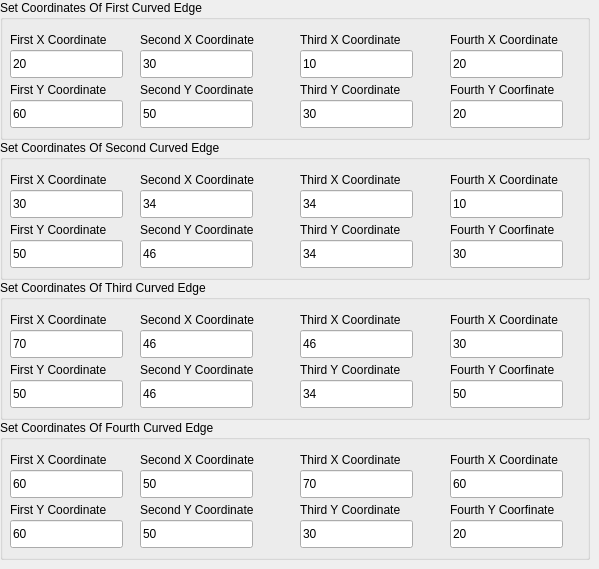
     <widget class="QWidget" name="Tensor_Coons_Patch_Page">
      <widget class="QGroupBox" name="groupBox_21">
       <property name="geometry">
        <rect>
         <x>0</x>
         <y>0</y>
         <width>590</width>
         <height>140</height>
        </rect>
       </property>
       <property name="title">
        <string>Set Coordinates Of First Curved Edge</string>
       </property>
       <widget class="QLabel" name="label_82">
        <property name="geometry">
         <rect>
          <x>10</x>
          <y>30</y>
          <width>118</width>
          <height>20</height>
         </rect>
        </property>
        <property name="text">
         <string>First X Coordinate</string>
        </property>
       </widget>
       <widget class="QLabel" name="label_83">
        <property name="geometry">
         <rect>
          <x>10</x>
          <y>80</y>
          <width>117</width>
          <height>20</height>
         </rect>
        </property>
        <property name="text">
         <string>First Y Coordinate</string>
        </property>
       </widget>
       <widget class="QLabel" name="label_84">
        <property name="geometry">
         <rect>
          <x>140</x>
          <y>30</y>
          <width>140</width>
          <height>20</height>
         </rect>
        </property>
        <property name="text">
         <string>Second X Coordinate</string>
        </property>
       </widget>
       <widget class="QLabel" name="label_85">
        <property name="geometry">
         <rect>
          <x>140</x>
          <y>80</y>
          <width>139</width>
          <height>20</height>
         </rect>
        </property>
        <property name="text">
         <string>Second Y Coordinate</string>
        </property>
       </widget>
       <widget class="QLabel" name="label_86">
        <property name="geometry">
         <rect>
          <x>300</x>
          <y>30</y>
          <width>125</width>
          <height>20</height>
         </rect>
        </property>
        <property name="text">
         <string>Third X Coordinate</string>
        </property>
       </widget>
       <widget class="QLabel" name="label_87">
        <property name="geometry">
         <rect>
          <x>300</x>
          <y>80</y>
          <width>124</width>
          <height>20</height>
         </rect>
        </property>
        <property name="text">
         <string>Third Y Coordinate</string>
        </property>
       </widget>
       <widget class="QLabel" name="label_88">
        <property name="geometry">
         <rect>
          <x>450</x>
          <y>30</y>
          <width>133</width>
          <height>20</height>
         </rect>
        </property>
        <property name="text">
         <string>Fourth X Coordinate</string>
        </property>
       </widget>
       <widget class="QLabel" name="label_89">
        <property name="geometry">
         <rect>
          <x>450</x>
          <y>80</y>
          <width>128</width>
          <height>20</height>
         </rect>
        </property>
        <property name="text">
         <string>Fourth Y Coorfinate</string>
        </property>
       </widget>
       <widget class="CustomLineEdit" name="lineEdit_41">
        <property name="geometry">
         <rect>
          <x>10</x>
          <y>50</y>
          <width>113</width>
          <height>28</height>
         </rect>
        </property>
        <property name="text">
         <string>20</string>
        </property>
        <property name="placeholderText">
         <string>20</string>
        </property>
       </widget>
       <widget class="CustomLineEdit" name="lineEdit_42">
        <property name="geometry">
         <rect>
          <x>10</x>
          <y>100</y>
          <width>113</width>
          <height>28</height>
         </rect>
        </property>
        <property name="text">
         <string>60</string>
        </property>
        <property name="placeholderText">
         <string>60</string>
        </property>
       </widget>
       <widget class="CustomLineEdit" name="lineEdit_43">
        <property name="geometry">
         <rect>
          <x>140</x>
          <y>50</y>
          <width>113</width>
          <height>28</height>
         </rect>
        </property>
        <property name="text">
         <string>30</string>
        </property>
        <property name="placeholderText">
         <string>30</string>
        </property>
       </widget>
       <widget class="CustomLineEdit" name="lineEdit_44">
        <property name="geometry">
         <rect>
          <x>140</x>
          <y>100</y>
          <width>113</width>
          <height>28</height>
         </rect>
        </property>
        <property name="text">
         <string>50</string>
        </property>
        <property name="placeholderText">
         <string>50</string>
        </property>
       </widget>
       <widget class="CustomLineEdit" name="lineEdit_45">
        <property name="geometry">
         <rect>
          <x>300</x>
          <y>50</y>
          <width>113</width>
          <height>28</height>
         </rect>
        </property>
        <property name="text">
         <string>10</string>
        </property>
        <property name="placeholderText">
         <string>10</string>
        </property>
       </widget>
       <widget class="CustomLineEdit" name="lineEdit_46">
        <property name="geometry">
         <rect>
          <x>300</x>
          <y>100</y>
          <width>113</width>
          <height>28</height>
         </rect>
        </property>
        <property name="text">
         <string>30</string>
        </property>
        <property name="placeholderText">
         <string>30</string>
        </property>
       </widget>
       <widget class="CustomLineEdit" name="lineEdit_47">
        <property name="geometry">
         <rect>
          <x>450</x>
          <y>50</y>
          <width>113</width>
          <height>28</height>
         </rect>
        </property>
        <property name="text">
         <string>20</string>
        </property>
        <property name="placeholderText">
         <string>20</string>
        </property>
       </widget>
       <widget class="CustomLineEdit" name="lineEdit_48">
        <property name="geometry">
         <rect>
          <x>450</x>
          <y>100</y>
          <width>113</width>
          <height>28</height>
         </rect>
        </property>
        <property name="text">
         <string>20</string>
        </property>
        <property name="placeholderText">
         <string>20</string>
        </property>
       </widget>
      </widget>
      <widget class="QGroupBox" name="groupBox_22">
       <property name="geometry">
        <rect>
         <x>0</x>
         <y>140</y>
         <width>590</width>
         <height>140</height>
        </rect>
       </property>
       <property name="title">
        <string>Set Coordinates Of Second Curved Edge</string>
       </property>
       <widget class="QLabel" name="label_90">
        <property name="geometry">
         <rect>
          <x>10</x>
          <y>30</y>
          <width>118</width>
          <height>20</height>
         </rect>
        </property>
        <property name="text">
         <string>First X Coordinate</string>
        </property>
       </widget>
       <widget class="QLabel" name="label_91">
        <property name="geometry">
         <rect>
          <x>10</x>
          <y>80</y>
          <width>117</width>
          <height>20</height>
         </rect>
        </property>
        <property name="text">
         <string>First Y Coordinate</string>
        </property>
       </widget>
       <widget class="QLabel" name="label_92">
        <property name="geometry">
         <rect>
          <x>140</x>
          <y>30</y>
          <width>140</width>
          <height>20</height>
         </rect>
        </property>
        <property name="text">
         <string>Second X Coordinate</string>
        </property>
       </widget>
       <widget class="QLabel" name="label_93">
        <property name="geometry">
         <rect>
          <x>140</x>
          <y>80</y>
          <width>139</width>
          <height>20</height>
         </rect>
        </property>
        <property name="text">
         <string>Second Y Coordinate</string>
        </property>
       </widget>
       <widget class="QLabel" name="label_94">
        <property name="geometry">
         <rect>
          <x>300</x>
          <y>30</y>
          <width>125</width>
          <height>20</height>
         </rect>
        </property>
        <property name="text">
         <string>Third X Coordinate</string>
        </property>
       </widget>
       <widget class="QLabel" name="label_95">
        <property name="geometry">
         <rect>
          <x>300</x>
          <y>80</y>
          <width>124</width>
          <height>20</height>
         </rect>
        </property>
        <property name="text">
         <string>Third Y Coordinate</string>
        </property>
       </widget>
       <widget class="QLabel" name="label_96">
        <property name="geometry">
         <rect>
          <x>450</x>
          <y>30</y>
          <width>133</width>
          <height>20</height>
         </rect>
        </property>
        <property name="text">
         <string>Fourth X Coordinate</string>
        </property>
       </widget>
       <widget class="QLabel" name="label_97">
        <property name="geometry">
         <rect>
          <x>450</x>
          <y>80</y>
          <width>128</width>
          <height>20</height>
         </rect>
        </property>
        <property name="text">
         <string>Fourth Y Coorfinate</string>
        </property>
       </widget>
       <widget class="CustomLineEdit" name="lineEdit_49">
        <property name="geometry">
         <rect>
          <x>10</x>
          <y>50</y>
          <width>113</width>
          <height>28</height>
         </rect>
        </property>
        <property name="text">
         <string>30</string>
        </property>
        <property name="placeholderText">
         <string>30</string>
        </property>
       </widget>
       <widget class="CustomLineEdit" name="lineEdit_50">
        <property name="geometry">
         <rect>
          <x>10</x>
          <y>100</y>
          <width>113</width>
          <height>28</height>
         </rect>
        </property>
        <property name="text">
         <string>50</string>
        </property>
        <property name="placeholderText">
         <string>50</string>
        </property>
       </widget>
       <widget class="CustomLineEdit" name="lineEdit_51">
        <property name="geometry">
         <rect>
          <x>140</x>
          <y>50</y>
          <width>113</width>
          <height>28</height>
         </rect>
        </property>
        <property name="text">
         <string>34</string>
        </property>
        <property name="placeholderText">
         <string>34</string>
        </property>
       </widget>
       <widget class="CustomLineEdit" name="lineEdit_52">
        <property name="geometry">
         <rect>
          <x>140</x>
          <y>100</y>
          <width>113</width>
          <height>28</height>
         </rect>
        </property>
        <property name="text">
         <string>46</string>
        </property>
        <property name="placeholderText">
         <string>46</string>
        </property>
       </widget>
       <widget class="CustomLineEdit" name="lineEdit_53">
        <property name="geometry">
         <rect>
          <x>300</x>
          <y>50</y>
          <width>113</width>
          <height>28</height>
         </rect>
        </property>
        <property name="text">
         <string>34</string>
        </property>
        <property name="placeholderText">
         <string>34</string>
        </property>
       </widget>
       <widget class="CustomLineEdit" name="lineEdit_54">
        <property name="geometry">
         <rect>
          <x>300</x>
          <y>100</y>
          <width>113</width>
          <height>28</height>
         </rect>
        </property>
        <property name="text">
         <string>34</string>
        </property>
        <property name="placeholderText">
         <string>34</string>
        </property>
       </widget>
       <widget class="CustomLineEdit" name="lineEdit_55">
        <property name="geometry">
         <rect>
          <x>450</x>
          <y>50</y>
          <width>113</width>
          <height>28</height>
         </rect>
        </property>
        <property name="text">
         <string>10</string>
        </property>
        <property name="placeholderText">
         <string>10</string>
        </property>
       </widget>
       <widget class="CustomLineEdit" name="lineEdit_56">
        <property name="geometry">
         <rect>
          <x>450</x>
          <y>100</y>
          <width>113</width>
          <height>28</height>
         </rect>
        </property>
        <property name="text">
         <string>30</string>
        </property>
        <property name="placeholderText">
         <string>30</string>
        </property>
       </widget>
      </widget>
      <widget class="QGroupBox" name="groupBox_23">
       <property name="geometry">
        <rect>
         <x>0</x>
         <y>280</y>
         <width>590</width>
         <height>140</height>
        </rect>
       </property>
       <property name="title">
        <string>Set Coordinates Of Third Curved Edge</string>
       </property>
       <widget class="QLabel" name="label_98">
        <property name="geometry">
         <rect>
          <x>10</x>
          <y>30</y>
          <width>118</width>
          <height>20</height>
         </rect>
        </property>
        <property name="text">
         <string>First X Coordinate</string>
        </property>
       </widget>
       <widget class="QLabel" name="label_99">
        <property name="geometry">
         <rect>
          <x>10</x>
          <y>80</y>
          <width>117</width>
          <height>20</height>
         </rect>
        </property>
        <property name="text">
         <string>First Y Coordinate</string>
        </property>
       </widget>
       <widget class="QLabel" name="label_100">
        <property name="geometry">
         <rect>
          <x>140</x>
          <y>30</y>
          <width>140</width>
          <height>20</height>
         </rect>
        </property>
        <property name="text">
         <string>Second X Coordinate</string>
        </property>
       </widget>
       <widget class="QLabel" name="label_101">
        <property name="geometry">
         <rect>
          <x>140</x>
          <y>80</y>
          <width>139</width>
          <height>20</height>
         </rect>
        </property>
        <property name="text">
         <string>Second Y Coordinate</string>
        </property>
       </widget>
       <widget class="QLabel" name="label_102">
        <property name="geometry">
         <rect>
          <x>300</x>
          <y>30</y>
          <width>125</width>
          <height>20</height>
         </rect>
        </property>
        <property name="text">
         <string>Third X Coordinate</string>
        </property>
       </widget>
       <widget class="QLabel" name="label_103">
        <property name="geometry">
         <rect>
          <x>300</x>
          <y>80</y>
          <width>124</width>
          <height>20</height>
         </rect>
        </property>
        <property name="text">
         <string>Third Y Coordinate</string>
        </property>
       </widget>
       <widget class="QLabel" name="label_104">
        <property name="geometry">
         <rect>
          <x>450</x>
          <y>30</y>
          <width>133</width>
          <height>20</height>
         </rect>
        </property>
        <property name="text">
         <string>Fourth X Coordinate</string>
        </property>
       </widget>
       <widget class="QLabel" name="label_105">
        <property name="geometry">
         <rect>
          <x>450</x>
          <y>80</y>
          <width>128</width>
          <height>20</height>
         </rect>
        </property>
        <property name="text">
         <string>Fourth Y Coorfinate</string>
        </property>
       </widget>
       <widget class="CustomLineEdit" name="lineEdit_57">
        <property name="geometry">
         <rect>
          <x>10</x>
          <y>50</y>
          <width>113</width>
          <height>28</height>
         </rect>
        </property>
        <property name="text">
         <string>70</string>
        </property>
        <property name="placeholderText">
         <string>70</string>
        </property>
       </widget>
       <widget class="CustomLineEdit" name="lineEdit_58">
        <property name="geometry">
         <rect>
          <x>10</x>
          <y>100</y>
          <width>113</width>
          <height>28</height>
         </rect>
        </property>
        <property name="text">
         <string>50</string>
        </property>
        <property name="placeholderText">
         <string>50</string>
        </property>
       </widget>
       <widget class="CustomLineEdit" name="lineEdit_59">
        <property name="geometry">
         <rect>
          <x>140</x>
          <y>50</y>
          <width>113</width>
          <height>28</height>
         </rect>
        </property>
        <property name="text">
         <string>46</string>
        </property>
        <property name="placeholderText">
         <string>46</string>
        </property>
       </widget>
       <widget class="CustomLineEdit" name="lineEdit_60">
        <property name="geometry">
         <rect>
          <x>140</x>
          <y>100</y>
          <width>113</width>
          <height>28</height>
         </rect>
        </property>
        <property name="text">
         <string>46</string>
        </property>
        <property name="placeholderText">
         <string>46</string>
        </property>
       </widget>
       <widget class="CustomLineEdit" name="lineEdit_61">
        <property name="geometry">
         <rect>
          <x>300</x>
          <y>50</y>
          <width>113</width>
          <height>28</height>
         </rect>
        </property>
        <property name="text">
         <string>46</string>
        </property>
        <property name="placeholderText">
         <string>46</string>
        </property>
       </widget>
       <widget class="CustomLineEdit" name="lineEdit_62">
        <property name="geometry">
         <rect>
          <x>300</x>
          <y>100</y>
          <width>113</width>
          <height>28</height>
         </rect>
        </property>
        <property name="text">
         <string>34</string>
        </property>
        <property name="placeholderText">
         <string>34</string>
        </property>
       </widget>
       <widget class="CustomLineEdit" name="lineEdit_63">
        <property name="geometry">
         <rect>
          <x>450</x>
          <y>50</y>
          <width>113</width>
          <height>28</height>
         </rect>
        </property>
        <property name="text">
         <string>30</string>
        </property>
        <property name="placeholderText">
         <string>30</string>
        </property>
       </widget>
       <widget class="CustomLineEdit" name="lineEdit_64">
        <property name="geometry">
         <rect>
          <x>450</x>
          <y>100</y>
          <width>113</width>
          <height>28</height>
         </rect>
        </property>
        <property name="text">
         <string>50</string>
        </property>
        <property name="placeholderText">
         <string>50</string>
        </property>
       </widget>
      </widget>
      <widget class="QGroupBox" name="groupBox_24">
       <property name="geometry">
        <rect>
         <x>0</x>
         <y>420</y>
         <width>590</width>
         <height>140</height>
        </rect>
       </property>
       <property name="title">
        <string>Set Coordinates Of Fourth Curved Edge</string>
       </property>
       <widget class="QLabel" name="label_106">
        <property name="geometry">
         <rect>
          <x>10</x>
          <y>30</y>
          <width>118</width>
          <height>20</height>
         </rect>
        </property>
        <property name="text">
         <string>First X Coordinate</string>
        </property>
       </widget>
       <widget class="QLabel" name="label_107">
        <property name="geometry">
         <rect>
          <x>10</x>
          <y>80</y>
          <width>117</width>
          <height>20</height>
         </rect>
        </property>
        <property name="text">
         <string>First Y Coordinate</string>
        </property>
       </widget>
       <widget class="QLabel" name="label_108">
        <property name="geometry">
         <rect>
          <x>140</x>
          <y>30</y>
          <width>140</width>
          <height>20</height>
         </rect>
        </property>
        <property name="text">
         <string>Second X Coordinate</string>
        </property>
       </widget>
       <widget class="QLabel" name="label_109">
        <property name="geometry">
         <rect>
          <x>140</x>
          <y>80</y>
          <width>139</width>
          <height>20</height>
         </rect>
        </property>
        <property name="text">
         <string>Second Y Coordinate</string>
        </property>
       </widget>
       <widget class="QLabel" name="label_110">
        <property name="geometry">
         <rect>
          <x>300</x>
          <y>30</y>
          <width>125</width>
          <height>20</height>
         </rect>
        </property>
        <property name="text">
         <string>Third X Coordinate</string>
        </property>
       </widget>
       <widget class="QLabel" name="label_111">
        <property name="geometry">
         <rect>
          <x>300</x>
          <y>80</y>
          <width>124</width>
          <height>20</height>
         </rect>
        </property>
        <property name="text">
         <string>Third Y Coordinate</string>
        </property>
       </widget>
       <widget class="QLabel" name="label_112">
        <property name="geometry">
         <rect>
          <x>450</x>
          <y>30</y>
          <width>133</width>
          <height>20</height>
         </rect>
        </property>
        <property name="text">
         <string>Fourth X Coordinate</string>
        </property>
       </widget>
       <widget class="QLabel" name="label_113">
        <property name="geometry">
         <rect>
          <x>450</x>
          <y>80</y>
          <width>128</width>
          <height>20</height>
         </rect>
        </property>
        <property name="text">
         <string>Fourth Y Coorfinate</string>
        </property>
       </widget>
       <widget class="CustomLineEdit" name="lineEdit_65">
        <property name="geometry">
         <rect>
          <x>10</x>
          <y>50</y>
          <width>113</width>
          <height>28</height>
         </rect>
        </property>
        <property name="text">
         <string>60</string>
        </property>
        <property name="placeholderText">
         <string>60</string>
        </property>
       </widget>
       <widget class="CustomLineEdit" name="lineEdit_66">
        <property name="geometry">
         <rect>
          <x>10</x>
          <y>100</y>
          <width>113</width>
          <height>28</height>
         </rect>
        </property>
        <property name="text">
         <string>60</string>
        </property>
        <property name="placeholderText">
         <string>60</string>
        </property>
       </widget>
       <widget class="CustomLineEdit" name="lineEdit_67">
        <property name="geometry">
         <rect>
          <x>140</x>
          <y>50</y>
          <width>113</width>
          <height>28</height>
         </rect>
        </property>
        <property name="text">
         <string>50</string>
        </property>
        <property name="placeholderText">
         <string>50</string>
        </property>
       </widget>
       <widget class="CustomLineEdit" name="lineEdit_68">
        <property name="geometry">
         <rect>
          <x>140</x>
          <y>100</y>
          <width>113</width>
          <height>28</height>
         </rect>
        </property>
        <property name="text">
         <string>50</string>
        </property>
        <property name="placeholderText">
         <string>50</string>
        </property>
       </widget>
       <widget class="CustomLineEdit" name="lineEdit_69">
        <property name="geometry">
         <rect>
          <x>300</x>
          <y>50</y>
          <width>113</width>
          <height>28</height>
         </rect>
        </property>
        <property name="text">
         <string>70</string>
        </property>
        <property name="placeholderText">
         <string>70</string>
        </property>
       </widget>
       <widget class="CustomLineEdit" name="lineEdit_70">
        <property name="geometry">
         <rect>
          <x>300</x>
          <y>100</y>
          <width>113</width>
          <height>28</height>
         </rect>
        </property>
        <property name="text">
         <string>30</string>
        </property>
        <property name="placeholderText">
         <string>30</string>
        </property>
       </widget>
       <widget class="CustomLineEdit" name="lineEdit_71">
        <property name="geometry">
         <rect>
          <x>450</x>
          <y>50</y>
          <width>113</width>
          <height>28</height>
         </rect>
        </property>
        <property name="text">
         <string>60</string>
        </property>
        <property name="placeholderText">
         <string>60</string>
        </property>
       </widget>
       <widget class="CustomLineEdit" name="lineEdit_72">
        <property name="geometry">
         <rect>
          <x>450</x>
          <y>100</y>
          <width>113</width>
          <height>28</height>
         </rect>
        </property>
        <property name="text">
         <string>20</string>
        </property>
        <property name="placeholderText">
         <string>20</string>
        </property>
       </widget>
      </widget>
     </widget>
